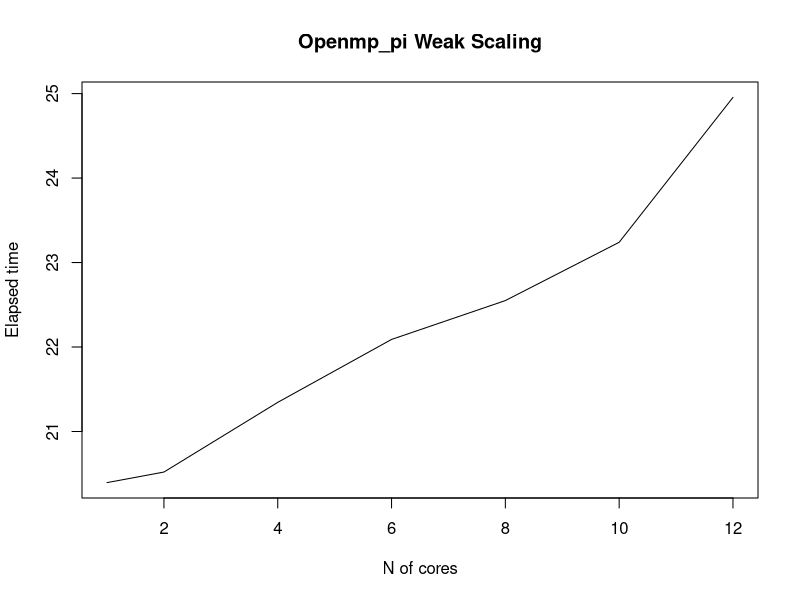
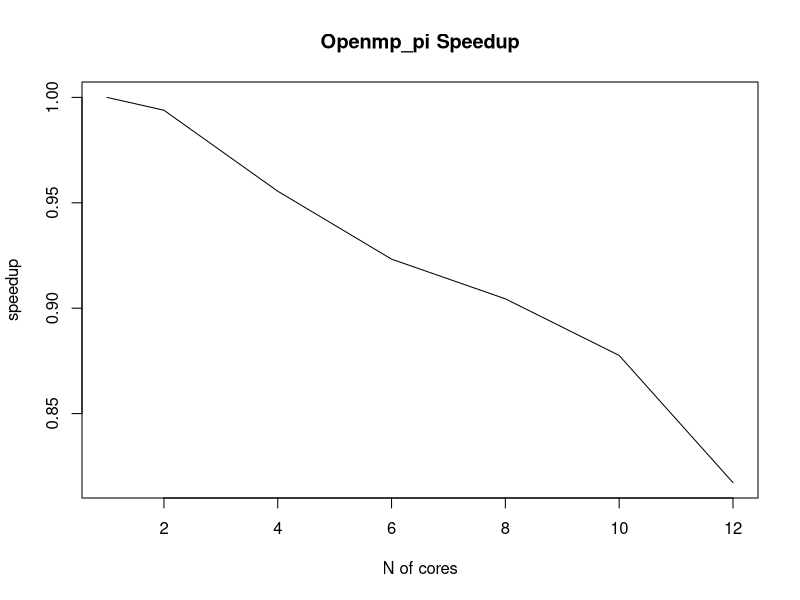

Generate these figures, in order, with R:
library(readr)
time_executions <- read_csv2("time_executions_weak.csv")
View(time_executions)

plot(time_executions$p,time_executions$time,type = "l",ylab = "Elapsed time",xlab= "N of cores",main = "Openmp_pi Weak Scaling")
serial_time=time_executions$time[1]
serial_time
plot(time_executions$p,serial_time/time_executions$time,type = "l",ylab = "speedup",xlab= "N of cores",main = "Openmp_pi Speedup")
